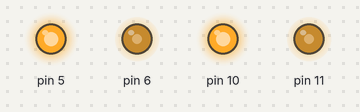
This sketch was run on a simulated Arduino Uno, built with avr-gcc and run on an emulated ATmega328P. Shown: output pins drawn as LEDs (lit = HIGH).

Above: at 0.1 s.
At 5.1 s:
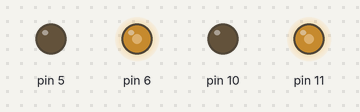
At 10.1 s:
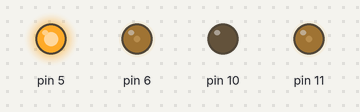
Timing chart, 0 to 11.6 s (numbered marks = the images above):
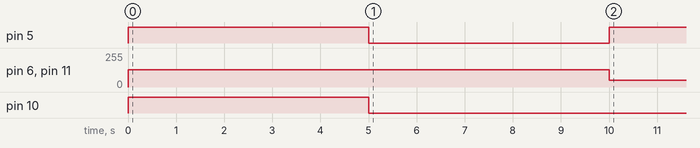

The sketch:

basic.ino
```cpp
/*
Performing Robots
Assignments Due Monday September 26
2022/09/23

Created by Yupu Chen and Yoki Xue
*/

unsigned long previousMillis = 0;

const long interval = 5000;

int state5 = HIGH;
int state6 = 128;
int state10 = HIGH;
int state11 = 128;

bool direction(){ //true is foward, false is backward
  if (!(state5 == HIGH && state10 == HIGH)){
    return false;
  } else if (!(state5 == LOW && state10 == LOW)) {
    return true;
  }
}

bool turningAround(){
  if (state5 == state10){
     return true;
  }
}

void setup() {
  // put your setup code here, to run once:
  pinMode(5, OUTPUT);
  pinMode(6, OUTPUT);
  pinMode(10, OUTPUT);
  pinMode(11, OUTPUT);
}

void loop() {
  // put your main code here, to run repeatedly:
  unsigned long currentMillis = millis();

  if (currentMillis - previousMillis >= interval) {
    previousMillis = currentMillis;
    if (direction()){
       state5 = LOW;
       state10 = LOW;
       state6 = 128;
       state11 = 128;
       //digitalWrite(5, state5);
       //digitalWrite(6, state6);
       //digitalWrite(10, state10);
       //digitalWrite(11, state11);
    }else if (!direction()){
      state5 = HIGH;
      state10 = HIGH;
      state6 = 50;
      state11 = 50;
    }
    if (turningAround() && direction()){ //???
      state5 = HIGH;
      state10 = LOW;
      state6 = 50;
      state11 = 50;
    }
  }
  digitalWrite(5, state5);
  analogWrite(6, state6);
  digitalWrite(10, state10);
  analogWrite(11, state11);
}
```

Measured:
- by itself, pin 5: LOW → HIGH at 0.00 s, → LOW 5.0 s later, → HIGH 5.0 s later
- by itself, pin 6, pin 11: 0/255 → 128/255 at 0.00 s, → 50/255 10.0 s later
- by itself, pin 10: LOW → HIGH at 0.00 s, → LOW 5.0 s later
